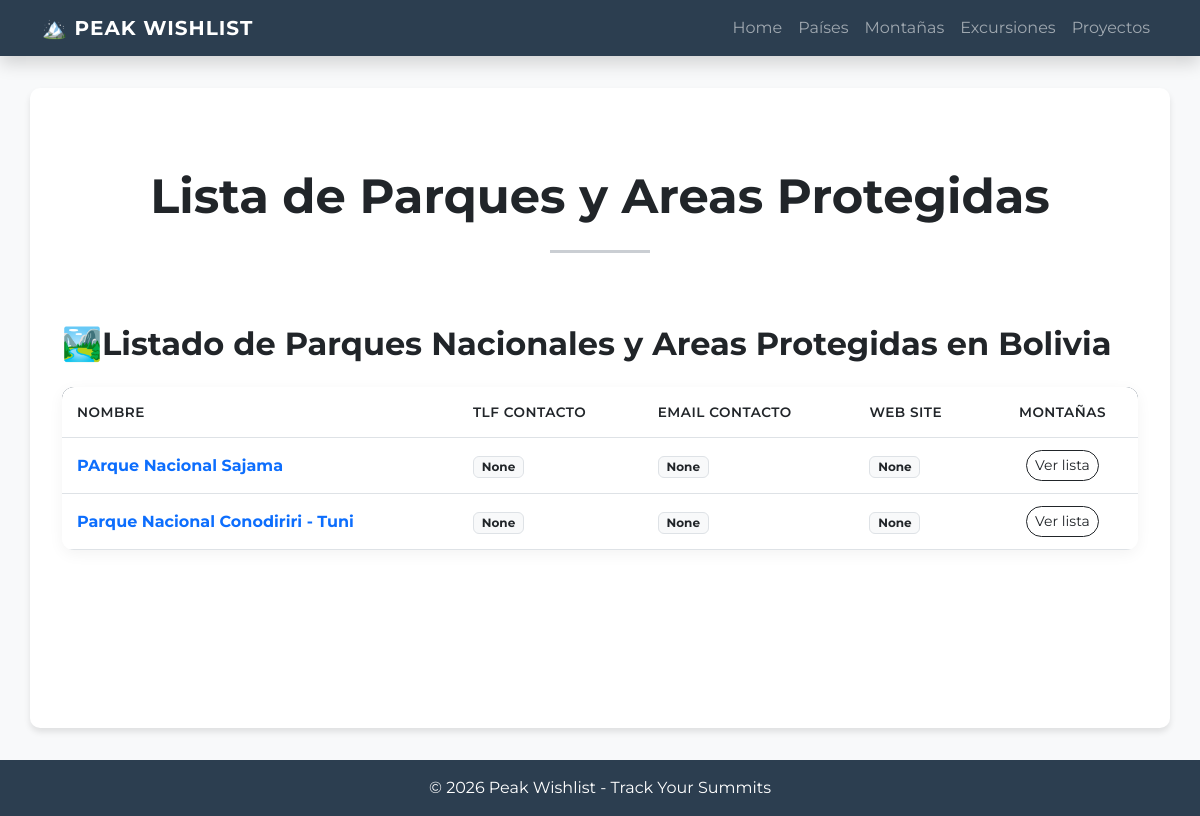
Before: /pais/parques/9 with the older database file.
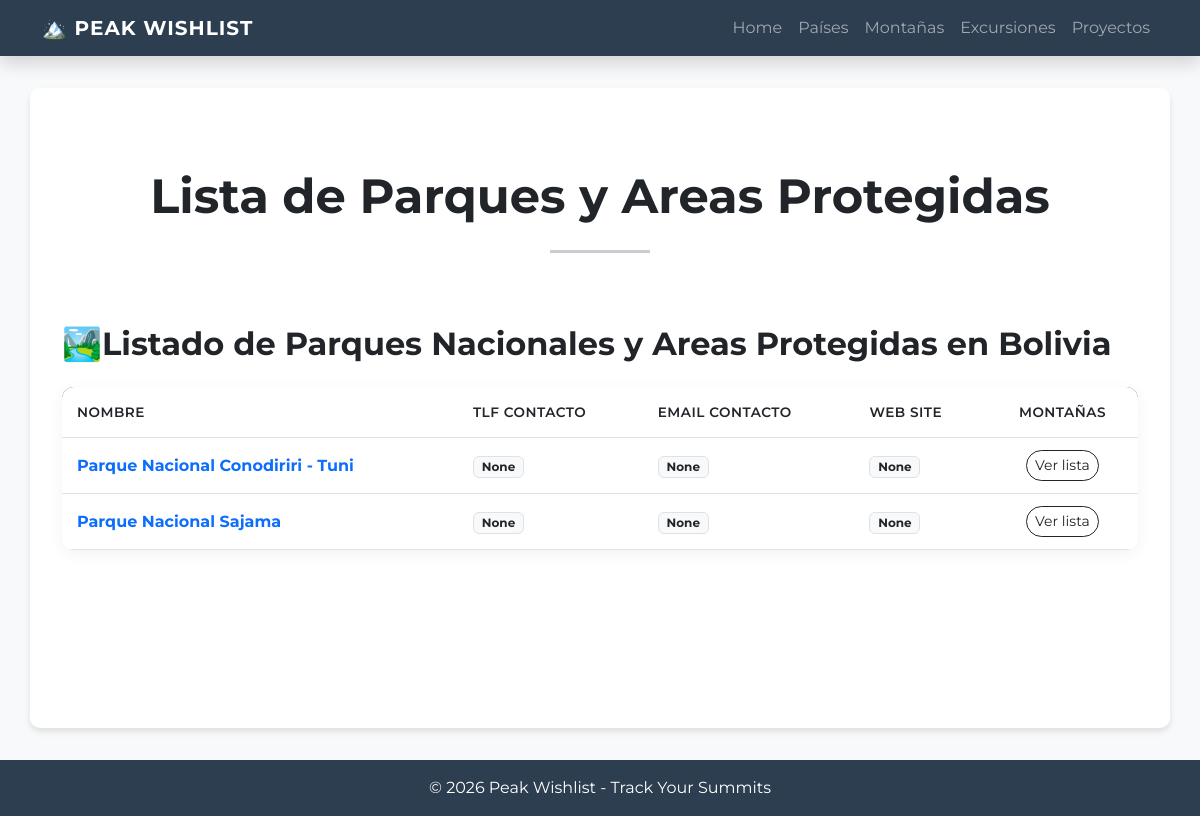
After: the same page with the newer database file.
### peak_wishlist/models.py (models this page shows, shortened)
class Parque(models.Model):
    class TipoParque(models.TextChoices):
        PRIVADO = 'Privado'
        PUBLICO = 'Publico'
    nombre = models.CharField(max_length=50, null=False, blank=False)
    tipo = models.CharField(max_length=8, choices=TipoParque.choices, null=False)
    correo = models.EmailField(null=True, blank=True, max_length=50)
    telefono = PhoneNumberField(null=True, blank=True)
    web_site = models.URLField(null=True, blank=True, max_length=60)
    pais = models.ForeignKey(Pais, null=True, blank=True, on_delete=models.SET_NULL)
    class Meta:
        verbose_name="Parque"
        verbose_name_plural="Parques"

### peak_wishlist/views.py (the view)
# urls.py: path('pais/parques/<int:pais_id>', views.parques, name='parques_por_pais'),
def  parques(request, pais_id=None):
    pais = models.Pais.objects.get(id=pais_id)
    query = models.Parque.objects.filter(pais=pais).order_by('nombre')
    extension_titulo = f"en {pais.nombre}"
    contexto = {'parques': query, 'extension_titulo':  extension_titulo}
    return render(request, "peak_wishlist/parques.html", contexto)

### peak_wishlist/templates/peak_wishlist/parques.html (shortened to what this page needs)
{% extends 'peak_wishlist/base.html' %}
{% block contenido %}
<div class="text-center py-5">
    <h3 class="display-5 fw-bold text-dark">Lista de Parques y Areas Protegidas</h3>
    <hr class="my-4 mx-auto" style="width: 100px; border-top: 3px solid #2c3e50;">
</div>
<h2 class="mb-4 text-dark fw-bold">🏞️Listado de Parques Nacionales y Areas Protegidas  {{ extension_titulo }}</h2>
<div class="table-container-custom table-responsive">
    <table class="table table-custom mb-0">
        <thead>
            <tr>
               <th>Nombre</th>
               <th>Tlf Contacto</th>
               <th>Email contacto</th>
               <th>Web Site</th>
               <th class="text-center">Montañas</th>
            </tr>
        </thead>
        <tbody>
            {% for parque in parques %}
            <tr>
                <td class="fw-bold text-primary">{{ parque.nombre }}</td>
                <td>
                    <span class="badge bg-light text-dark border">
                        {{ parque.telefono }}
                    </span>
                </td>
                <td>
                    <span class="badge bg-light text-dark border">
                        {{ parque.correo }}
                    </span>
                </td>
                <td>
                    <span class="badge bg-light text-dark border">
                        {{ parque.web_site }}
                    </span>
                </td>
                <td class="text-center">
                    <a href="{% url 'peak_wishlist:montanas_por_parque' parque.id%}" class="btn btn-sm btn-outline-dark rounded-pill">Ver lista</a>
                </td>
            </tr>
            {% empty %}
            <tr>
                <td colspan="5" class="text-center py-4 text-muted">
                    No hay Parques registrados todavía.
                </td>
            </tr>
            {% endfor %}
        </tbody>
    </table>
</div>
{% endblock contenido %}

### peak_wishlist/templates/peak_wishlist/base.html (shortened to what this page needs)
<!doctype html>
<html lang="es">
  <head>
    <link href="https://cdn.jsdelivr.net/npm/bootstrap@5.3.0/dist/css/bootstrap.min.css" rel="stylesheet">
  </head>
  <body class="d-flex flex-column min-vh-100">
    <nav class="navbar navbar-expand-lg navbar-dark shadow">
      <div class="container">
        <a class="navbar-brand" href="{% url 'peak_wishlist:index' %}">
          🏔️ PEAK WISHLIST
        </a>
        <div class="collapse navbar-collapse" id="navbarNav">
          <ul class="navbar-nav ms-auto">
            <li class="nav-item">
              <a class="nav-link" href="{% url 'peak_wishlist:index' %}">Home</a>
            </li>
            <li class="nav-item">
              <a class="nav-link" href="{% url 'peak_wishlist:paises' %}">Países</a>
            </li>
            <li class="nav-item">
              <a class="nav-link" href="{% url 'peak_wishlist:montanas' %}">Montañas</a>
            </li>
            <li class="nav-item">
              <a class="nav-link" href="{% url 'peak_wishlist:excursiones' %}">Excursiones</a>
            </li>
            <li class="nav-item">
              <a class="nav-link" href="{% url 'peak_wishlist:proyectos' %}">Proyectos</a>
            </li>
          </ul>
        </div>
      </div>
    </nav>
    <main class="container main-container">
        {% block contenido %}
        {% endblock contenido %}
    </main>
    <footer class="text-center mt-auto">
      <div class="container">
        <p class="mb-0">&copy; 2026 Peak Wishlist - Track Your Summits</p>
      </div>
    </footer>
  </body>
</html>

### peak_wishlist/templates/peak_wishlist/base.html (style rules this page uses)
body { font-family: 'Montserrat', sans-serif; background-color: #f8f9fa; }
.navbar { background-color: #2c3e50 !important; }
.navbar-brand { font-weight: 700; letter-spacing: 1px; }
.main-container { min-height: 80vh; margin-top: 2rem; margin-bottom: 2rem; background: white; padding: 2rem; border-radius: 10px; box-shadow: 0 4px 6px rgba(0,0,0,0.1); }
footer { background-color: #2c3e50; color: white; padding: 1rem 0; margin-top: auto; }
.table-container-custom { background: white; border-radius: 12px; overflow: hidden; box-shadow: 0 4px 15px rgba(0,0,0,0.05); }
.table-custom thead { background-color: #2c3e50; color: white; }
.table-custom th { font-weight: 600; text-transform: uppercase; font-size: 0.85rem; letter-spacing: 0.5px; padding: 15px !important; }
.table-custom td { padding: 12px 15px !important; vertical-align: middle; }

Changed rows visible on the page:
shown differently, row unchanged: Parque "Parque Nacional Conodiriri - Tuni": moves up the list
changed Parque: nombre "PArque Nacional Sajama" → "Parque Nacional Sajama"
